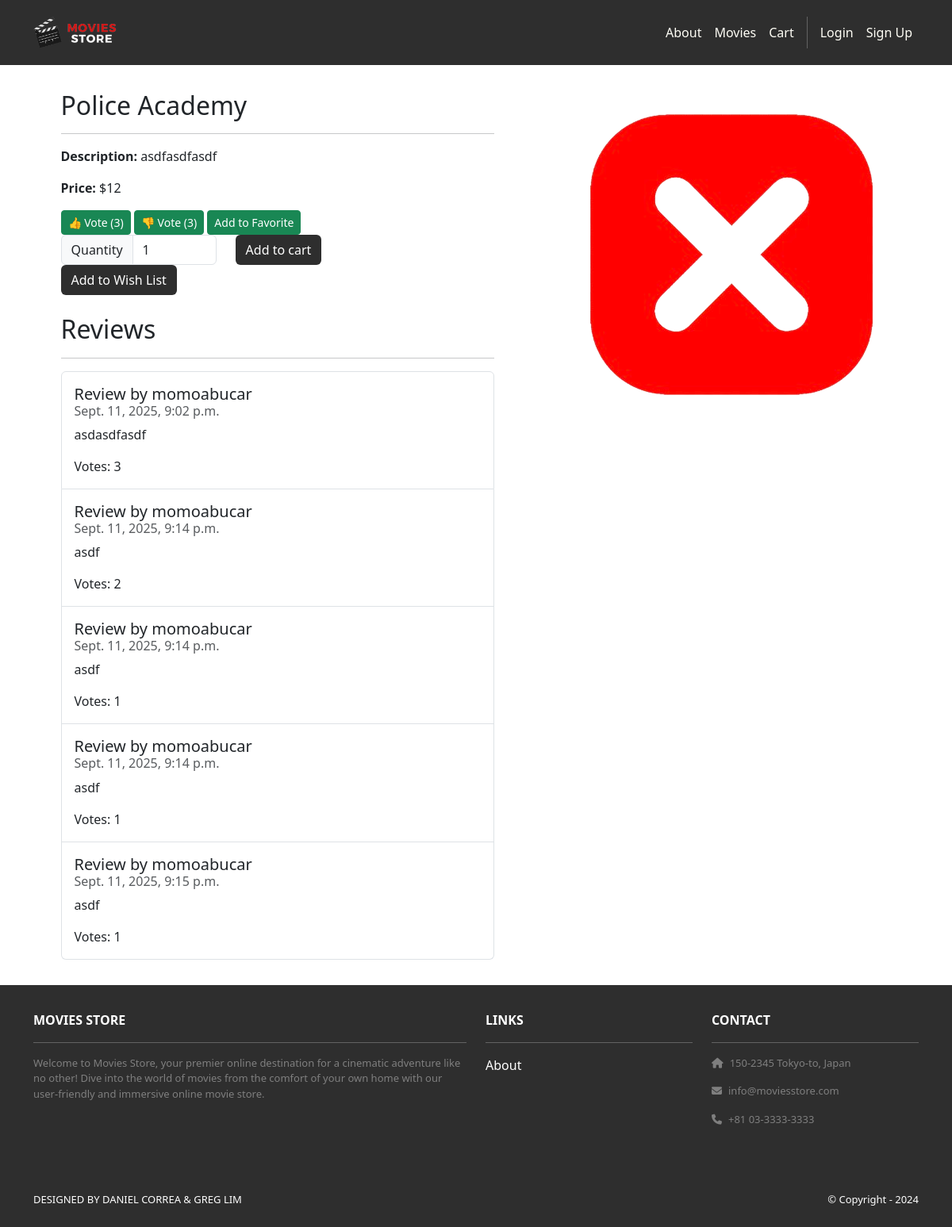
The app's page /movies/2/ with its own data.
### movies/models.py (models this page shows, shortened)
class Movie(models.Model):
    id = models.AutoField(primary_key=True)
    name = models.CharField(max_length=255)
    price = models.IntegerField()
    description = models.TextField()
    image = models.ImageField(upload_to='movie_images/')
    votes = models.IntegerField(default=0)

class Review(models.Model):
    id = models.AutoField(primary_key=True)
    comment = models.CharField(max_length=255)
    date = models.DateTimeField(auto_now_add=True)
    movie = models.ForeignKey(Movie,
        on_delete=models.CASCADE)
    user = models.ForeignKey(User, on_delete=models.CASCADE)
    votes = models.IntegerField(default=0)

### movies/views.py (the view)
# urls.py: path('<int:id>/', views.show, name='movies.show'),
def show(request, id):
    movie = get_object_or_404(Movie, id=id)
    reviews = Review.objects.filter(movie=movie).order_by('-votes')[:5]
    exists = isWishListEmpty(request, movie)
    addToRecent(request, id)
    print('added to recents', request.session.get('recently_viewed'))
    template_data = {
        'title': movie.name,
        'reviews': reviews,
        'movie': movie,
        'inCart': str(id) in request.session.get('cart', {}),
        'wishList': 'Remove' if exists else 'Add',
        'inFavorite': id in request.session.get('favorites', [])
    }
    return render(request, 'movies/show.html', {'template_data': template_data})

### movies/views.py (called while the page is built)
def addToRecent(request, id):
    recents = request.session.get('recently_viewed', [])
    if id in recents:
        recents.remove(id)
    recents.insert(0, id)
    recents = recents[:5]
    request.session['recently_viewed'] = recents

def isWishListEmpty(request, movie):
    if request.user.is_authenticated:
        return WishListItem.objects.filter(movie=movie, wishList=getWishList(request)).exists()
    return movie.id in request.session.get('wishList', [])

### movies/templates/movies/show.html (shortened to what this page needs)
{% extends 'base.html' %}
{% load static %}
{% block content %}
<div class="p-3">
  <div class="container">
    <div class="row mt-3">
      <div class="col-md-6 mx-auto mb-3">
        <h2>{{ template_data.movie.name }}</h2>
        <hr>
        <p><b>Description:</b> {{ template_data.movie.description }}</p>
        <p><b>Price:</b> ${{ template_data.movie.price }}</p>
        <form method="post" action="{% url 'movies.vote_movie' id=template_data.movie.id %}" style="display:inline;">
          <button type="submit" class="btn btn-success btn-sm">
            👍 Vote ({{ template_data.movie.votes }})
          </button>
        </form>
        <form method="post" action="{% url 'movies.vote_movie_down' id=template_data.movie.id %}" style="display:inline;">
          <button type="submit" class="btn btn-success btn-sm">
            👎 Vote ({{ template_data.movie.votes }})
          </button>
        </form>
        {% if template_data.inFavorite %}
        <form method="post" action="{% url 'movies.removeFavorite' id=template_data.movie.id %}" style="display:inline;">
          {% csrf_token %}
          <button type="submit" class="btn btn-sm btn-danger">
            Remove From Favorite
          </button>
        </form>
      {% else %}
        <form method="post" action="{% url 'movies.addFavorite' id=template_data.movie.id %}" style="display:inline;">
          <button type="submit" class="btn btn-success btn-sm">
            Add to Favorite
          </button>
        </form>
      {% endif %}
        <form method="post" action="{% url 'cart.add' id=template_data.movie.id %}">
          <div class="row">
            <div class="col-auto">
              <div class="input-group col-auto">
                <div class="input-group-text">Quantity</div>
                <input type="number" min="1" max="10"
                       class="form-control quantity-input"
                       name="quantity" value="1">
              </div>
            </div>
            <div class="col-auto">
              <button class="btn bg-dark text-white" type="submit">
                Add to cart
              </button>
            </div>
          </div>
        </form>
        {% if template_data.wishList == 'Remove' %}
          <form method="post" action="{% url 'movies.removeWishList' movie_id=template_data.movie.id %}">
            {% csrf_token %}
            <button class="btn btn-danger" type="submit">
              Remove from Wish List
            </button>
          </form>
        {% else %}
          <form method="post" action="{% url 'movies.addWishList' movie_id=template_data.movie.id %}">
            <button class="btn bg-dark text-white" type="submit">
              Add to Wish List
            </button>
          </form>
        {% endif %}
        <h2 class="mt-4">Reviews</h2>
        <hr>
        <ul class="list-group">
          {% for review in template_data.reviews %}
            <li class="list-group-item py-3">
              <h5 class="card-title">Review by {{ review.user.username }}</h5>
              <h6 class="card-subtitle mb-2 text-muted">{{ review.date }}</h6>
              <p class="card-text">{{ review.comment }}</p>
              <p class="card-text">Votes: {{ review.votes }}</p>
            </li>
          {% empty %}
            <li class="list-group-item py-3">No reviews yet.</li>
          {% endfor %}
        </ul>
      </div>
      <div class="col-md-6 mx-auto mb-3 text-center img-card-400">
        {% if template_data.movie.image %}
          <img src="{{ template_data.movie.image.url }}"
               alt="{{ template_data.movie.name }}"
               class="rounded img-fluid">
        {% endif %}
      </div>
    </div>
  </div>
</div>
{% endblock content %}

### moviestore/static/css/style.css (style rules this page uses)
.bg-dark { background-color: #2E2E2E !important; }
.img-card-400 { width: fit-content; max-height: 400px; }

### records on screen
Movie: movie.name "Police Academy", movie.description "asdfasdfasdf", movie.price "12", movie.votes "3", movie.image (picture)
Review: user.username "momoabucar", date "Sept. 11, 2025, 9:02 p.m.", comment "asdasdfasdf", votes "3"
Review: user.username "momoabucar", date "Sept. 11, 2025, 9:14 p.m.", comment "asdf", votes "2"
Review: user.username "momoabucar", date "Sept. 11, 2025, 9:14 p.m.", comment "asdf", votes "1"
Review: user.username "momoabucar", date "Sept. 11, 2025, 9:14 p.m.", comment "asdf", votes "1"
Review: user.username "momoabucar", date "Sept. 11, 2025, 9:15 p.m.", comment "asdf", votes "1"
